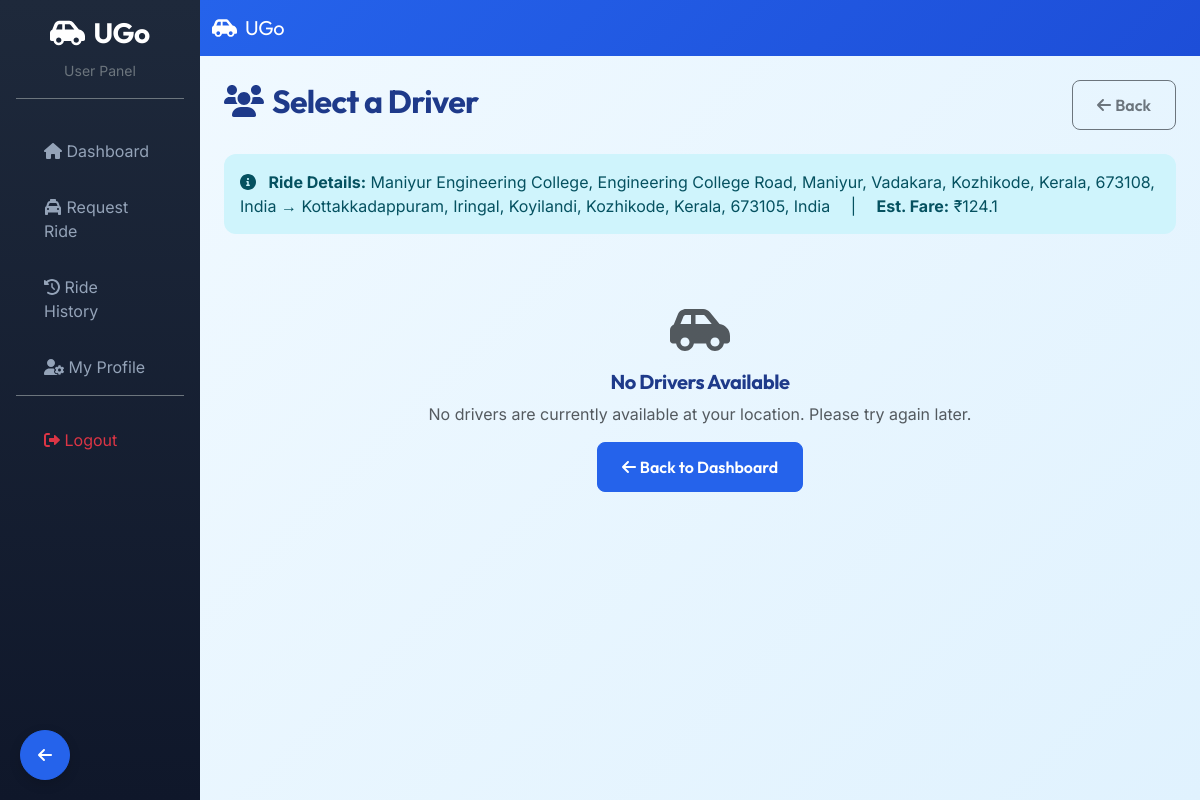
Screenshot of /user/ride/17/drivers/ (signed in) with the database file from the repository.
### rides/models.py (models this page shows, shortened)
class Ride(models.Model):
    VEHICLE_TYPE_CHOICES = [
        ('mini', 'Mini'),
        ('sedan', 'Sedan'),
        ('suv', 'SUV'),
        ('hatchback', 'Hatchback'),
        ('luxury', 'Luxury'),
    ]
    STATUS_CHOICES = [
        ('requested', 'Requested'),
        ('accepted', 'Accepted'),
        ('arrived', 'Arrived'),
        ('in_progress', 'In Progress'),
        ('completed', 'Completed'),
        ('cancelled', 'Cancelled'),
        ('rejected', 'Rejected'),
    ]
    rider = models.ForeignKey(
        User, on_delete=models.CASCADE, related_name='rides'
    )
    driver = models.ForeignKey(
        User, on_delete=models.SET_NULL, null=True, blank=True,
        related_name='driver_rides'
    )
    pickup_location = models.CharField(max_length=255, blank=True, null=True)
    pickup_lat = models.FloatField(default=0.0)
    pickup_lng = models.FloatField(default=0.0)
    drop_address = models.CharField(max_length=255, blank=True, null=True)
    drop_lat = models.FloatField(default=0.0)
    drop_lng = models.FloatField(default=0.0)
    vehicle_type = models.CharField(
        max_length=20, choices=VEHICLE_TYPE_CHOICES, default='sedan'
    )
    matched_distance_km = models.FloatField(
        null=True, blank=True,
        help_text="Distance (km) between pickup and the matched driver at time of matching"
    )
    status = models.CharField(
        max_length=20, choices=STATUS_CHOICES, default='requested'
    )
    otp = models.CharField(max_length=6, null=True, blank=True)
    is_paid = models.BooleanField(default=False)
    distance_km = models.FloatField(null=True, blank=True)
    estimated_fare = models.FloatField(null=True, blank=True)
    actual_fare = models.DecimalField(
        max_digits=10, decimal_places=2, null=True, blank=True
    )
    notes = models.TextField(blank=True)
    requested_at = models.DateTimeField(auto_now_add=True)
    accepted_at = models.DateTimeField(null=True, blank=True)
    started_at = models.DateTimeField(null=True, blank=True)
    completed_at = models.DateTimeField(null=True, blank=True)
    created_at = models.DateTimeField(auto_now_add=True)

### rides/views.py (the view)
# urls.py: path('user/ride/<int:ride_id>/drivers/', views.user_available_drivers, name='user_available_drivers'),
@login_required
def user_available_drivers(request, ride_id):
    if not request.user.is_user:
        return HttpResponseForbidden("Access denied")
    ride = get_object_or_404(Ride, id=ride_id, rider=request.user)
    drivers = User.objects.filter(is_driver=True, taxi__isnull=False, subscription__isnull=False)
    available_drivers = []
    for d_user in drivers:
        dp = getattr(d_user, 'driver_profile', None)
        if not dp or dp.status != 'available' or not dp.is_available:
            continue
        if dp.vehicle_type != ride.vehicle_type:
            continue
        dist = haversine(ride.pickup_lat, ride.pickup_lng, dp.latitude, dp.longitude)
        if dist > FALLBACK_RADIUS_KM: # Filter by radius
            continue
        sub = getattr(d_user, 'subscription', None)
        if sub and sub.can_accept_ride()[0]:
            d_user.proximity_km = round(dist, 1)
            available_drivers.append(d_user)
    return render(request, 'user/available_drivers.html', {
        'ride': ride,
        'drivers': available_drivers,
    })

### rides/models.py (called while the page is built, shortened)
    def can_accept_ride(self):
        if not self.is_active:
            return False, "Subscription is inactive."
        if not self.plan:
            return False, "No active plan."
        if self.end_date < timezone.now().date():
            return False, "Subscription expired."

### rides/utils.py (called while the page is built)
def haversine(lat1, lon1, lat2, lon2):
    R = 6371
    d_lat = math.radians(lat2 - lat1)
    d_lon = math.radians(lon2 - lon1)
    a = (math.sin(d_lat/2)**2 +
         math.cos(math.radians(lat1)) *
         math.cos(math.radians(lat2)) *
         math.sin(d_lon/2)**2)
    c = 2 * math.atan2(math.sqrt(a), math.sqrt(1-a))
    return R * c

### templates/user/available_drivers.html (shortened to what this page needs)
<!DOCTYPE html>
<html>
<head>
</head>
{% extends 'base.html' %}
{% block content %}
<nav class="navbar navbar-expand-lg navbar-dark" style="background: linear-gradient(135deg, #2563EB, #1d4ed8);">
    <div class="container-fluid">
        <a class="navbar-brand" href="#"><i class="fas fa-car-side me-2"></i>UGo</a>
    </div>
</nav>
<div class="p-4" style="background: linear-gradient(135deg, #f0f9ff, #e0f2fe); min-height: calc(100vh - 56px);">
    <div class="d-flex justify-content-between align-items-center mb-4">
        <h2 class="fw-bold"><i class="fas fa-users me-2"></i>Select a Driver</h2>
        <a href="{% url 'user_dashboard' %}" class="btn btn-outline-secondary">
            <i class="fas fa-arrow-left me-1"></i>Back
        </a>
    </div>
    <div class="alert alert-info mb-4">
        <i class="fas fa-info-circle me-2"></i>
        <strong>Ride Details:</strong> {{ ride.pickup_location }} → {{ ride.drop_address }}
        <span class="mx-3">|</span>
        <strong>Est. Fare:</strong> ₹{{ ride.estimated_fare|default:"--" }}
    </div>
    <div class="row g-4">
        {% for driver in drivers %}
        <div class="col-md-6 col-lg-4">
            <div class="card border-0 shadow-sm h-100">
                <div class="card-body">
                    <div class="d-flex align-items-center mb-3">
                        {% if driver.profile_pic %}
                        <img src="{{ driver.profile_pic.url }}" class="rounded-circle me-3" style="width: 60px; height: 60px; object-fit: cover;">
                        {% else %}
                        <div class="bg-success rounded-circle d-flex align-items-center justify-content-center me-3" style="width: 60px; height: 60px;">
                            <i class="fas fa-user text-white fa-2x"></i>
                        </div>
                        {% endif %}
                        <div>
                            <h5 class="fw-bold mb-1">{{ driver.username }}</h5>
                            <div class="rating-stars">
                                <i class="fas fa-star"></i>
                                <i class="fas fa-star"></i>
                                <i class="fas fa-star"></i>
                                <i class="fas fa-star"></i>
                                <i class="fas fa-star-half-alt"></i>
                                <span class="text-muted ms-1">4.8</span>
                            </div>
                        </div>
                    </div>
                    {% if driver.taxi %}
                    <div class="mb-3">
                        <div class="d-flex align-items-center">
                            <i class="fas fa-car text-primary me-2"></i>
                            <span>{{ driver.taxi.model_name }}</span>
                        </div>
                        <div class="d-flex align-items-center mt-2">
                            <i class="fas fa-tag text-secondary me-2"></i>
                            <span class="badge bg-secondary">{{ driver.taxi.plate_number }}</span>
                        </div>
                        <div class="d-flex align-items-center mt-2">
                            <i class="fas fa-palette me-2"></i>
                            <span class="color-dot" style="display: inline-block; width: 16px; height: 16px; border-radius: 50%; background: {{ driver.taxi.color }}; border: 1px solid #ddd;"></span>
                            <span class="ms-2">{{ driver.taxi.color }} {{ driver.taxi.get_taxi_type_display }}</span>
                        </div>
                    </div>
                    {% endif %}
                    <div class="d-flex gap-2">
                        <a href="{% url 'user_select_driver' ride.id driver.id %}" class="btn btn-success flex-grow-1">
                            <i class="fas fa-check me-1"></i>Select Driver
                        </a>
                    </div>
                </div>
            </div>
        </div>
        {% empty %}
        <div class="col-12">
            <div class="text-center py-5">
                <i class="fas fa-car-side fa-3x text-muted mb-3"></i>
                <h5 class="fw-bold">No Drivers Available</h5>
                <p class="text-muted">No drivers are currently available at your location. Please try again later.</p>
                <a href="{% url 'user_dashboard' %}" class="btn btn-primary">
                    <i class="fas fa-arrow-left me-1"></i>Back to Dashboard
                </a>
            </div>
        </div>
        {% endfor %}
    </div>
</div>
{% endblock %}

### templates/base.html (style rules this page uses)
:root { --primary-color: #2563eb; --secondary-color: #1d4ed8; --accent-color: #60a5fa; --background-color: #F8FAFC; --surface-color: #FFFFFF; --text-primary: #1e3a8a; --text-secondary: #475569; --font-main: 'Inter', sans-serif; --font-display: 'Outfit', sans-serif; }
* { margin: 0; padding: 0; box-sizing: border-box; }
body { font-family: var(--font-main); background-color: var(--background-color); color: var(--text-primary); -webkit-font-smoothing: antialiased; -moz-osx-font-smoothing: grayscale; }
h1, h2, h3, h4, h5, h6, .navbar-brand, .v-label, .display-5 { font-family: var(--font-display); letter-spacing: -0.02em; }
.btn-primary { background-color: var(--primary-color); border-color: var(--primary-color); }
.navbar { background: linear-gradient(135deg, var(--primary-color), #1d4ed8); }
.btn { border-radius: 8px; padding: 12px 24px; font-weight: 600; transition: all 0.3s; font-family: var(--font-display); }
.alert { border-radius: 12px; border: none; }

### rows the page displays
Ride: pickup_location "Maniyur Engineering College, Engineering College Road, Maniyur, Vadakara, Kozhikode, Kerala, 673108, India", drop_address "Kottakkadappuram, Iringal, Koyilandi, Kozhikode, Kerala, 673105, India", estimated_fare "124.1"
